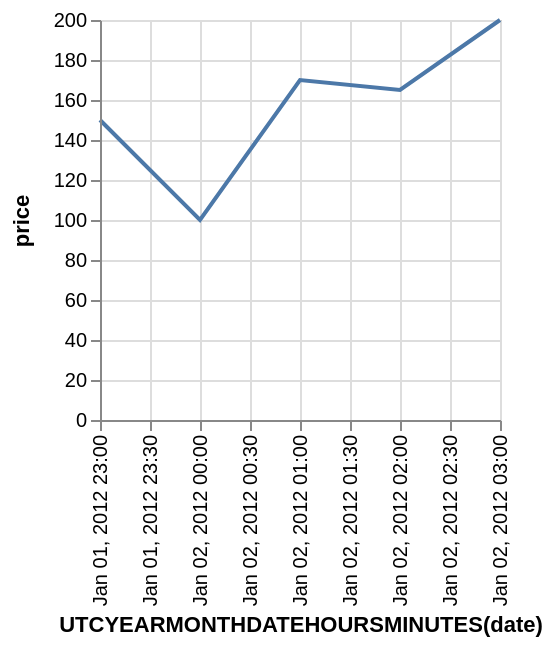

This figure's Vega-Lite source:
### Vega specification from a JSON file in a GitHub repository (floating-point values rounded to 4 significant figures)
{"$schema": "https://vega.github.io/schema/vega/v3.0.json", "description": "Google's stock price over time.", "autosize": "pad", "padding": 5, "encode": {"update": {"stroke": {"value": "#ccc"}, "fill": {"value": "transparent"}}}, "data": [{"name": "source_0", "values": [{"date": "Sun, 01 Jan 2012 23:00:00", "price": 150}, {"date": "Sun, 02 Jan 2012 00:00:00", "price": 100}, {"date": "Sun, 02 Jan 2012 01:00:00", "price": 170}, {"date": "Sun, 02 Jan 2012 02:00:00", "price": 165}, {"date": "Sun, 02 Jan 2012 03:00:00", "price": 200}]}, {"name": "data_0", "source": "source_0", "transform": [{"type": "formula", "expr": "toDate(datum[\"date\"])", "as": "date"}, {"type": "formula", "expr": "toNumber(datum[\"price\"])", "as": "price"}, {"type": "filter", "expr": "datum[\"date\"] !== null && !isNaN(datum[\"date\"]) && datum[\"price\"] !== null && !isNaN(datum[\"price\"])"}, {"type": "formula", "as": "utcyearmonthdatehoursminutes_date", "expr": "datetime(utcyear(datum[\"date\"]), utcmonth(datum[\"date\"]), utcdate(datum[\"date\"]), utchours(datum[\"date\"]), utcminutes(datum[\"date\"]), 0, 0)"}, {"type": "collect", "sort": {"field": "utcyearmonthdatehoursminutes_date", "order": "descending"}}]}], "signals": [{"name": "width", "update": "200"}, {"name": "height", "update": "200"}], "marks": [{"name": "marks", "type": "line", "from": {"data": "data_0"}, "encode": {"update": {"x": {"scale": "x", "field": "utcyearmonthdatehoursminutes_date"}, "y": {"scale": "y", "field": "price"}, "stroke": {"value": "#4c78a8"}}}}], "scales": [{"name": "x", "type": "time", "domain": {"data": "data_0", "field": "utcyearmonthdatehoursminutes_date"}, "range": [0, {"signal": "width"}], "round": true, "nice": "minute"}, {"name": "y", "type": "linear", "domain": {"data": "data_0", "field": "price"}, "range": [{"signal": "height"}, 0], "round": true, "nice": true, "zero": true}], "axes": [{"scale": "x", "labelOverlap": true, "orient": "bottom", "title": "UTCYEARMONTHDATEHOURSMINUTES(date)", "zindex": 1, "encode": {"labels": {"update": {"text": {"signal": "timeFormat(datum.value, '%b %d, %Y %H:%M')"}, "angle": {"value": 270}, "align": {"value": "right"}, "baseline": {"value": "middle"}}}}}, {"scale": "x", "domain": false, "grid": true, "labels": false, "maxExtent": 0, "minExtent": 0, "orient": "bottom", "ticks": false, "zindex": 0, "gridScale": "y"}, {"scale": "y", "labelOverlap": true, "orient": "left", "title": "price", "zindex": 1}, {"scale": "y", "domain": false, "grid": true, "labels": false, "maxExtent": 0, "minExtent": 0, "orient": "left", "ticks": false, "zindex": 0, "gridScale": "x"}], "config": {"axis": {"minExtent": 30}}}
